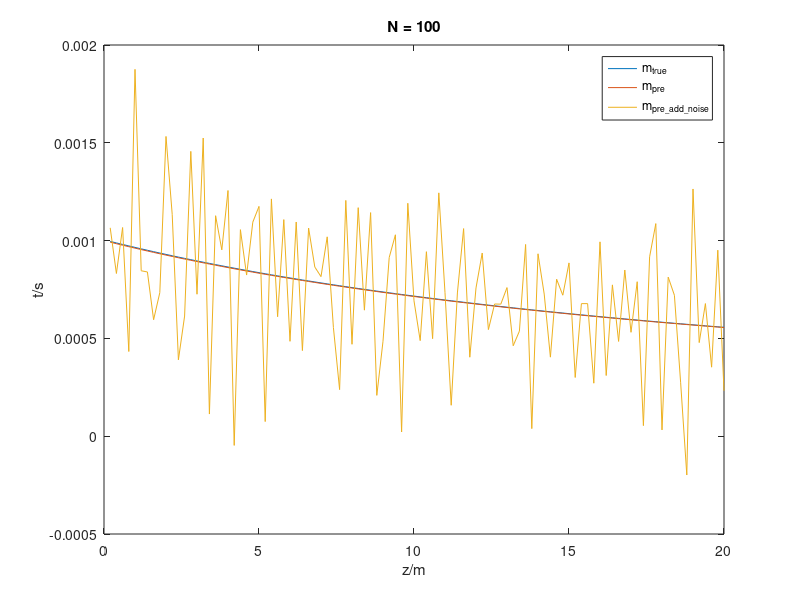

Here is the MATLAB script that generated this plot: (Note: this script raises an error after producing the figure.)
clear;clc;
%addpath('/home/jtli/code/matlab/plot2svg/src')
addpath('/home/jtli/code/matlab/export_fig')
G = 0.2 .* tril(ones(100));
z = transpose(0.2:0.2:20);
d = log(1+z/25)/40;

m_pre = G \ d;
m_true = 1 ./ (1000 + 40*z);
err = abs(m_pre-m_true);

d_noise = d+5*10^(-5).*randn(100, 1);
m_pre_noise = G \ d_noise;
err_add_noise = abs(m_pre_noise-m_true);

figure(1);
plot(z, m_pre)
hold on
plot(z, m_true)
hold on 
plot(z, m_pre_noise)
xlabel('z/m')
ylabel('t/s')
title('N = 100')
legend('m_{true}', 'm_{pre}', 'm_{pre\_add\_noise}')
 %plot2svg('fig1.svg')
export_fig fig1.pdf -r300 -a2 -opengl

figure(2)
plot(z, err)
hold on
plot(z, err_add_noise)
xlabel('z/m')
ylabel('error/s')
title('N = 100')
legend('err_{m_{true} - m_{pre}}', 'err_{m_{true} - m_{pre\_add\_noise}}')
export_fig fig2.pdf -r300 -a2 -opengl
%plot2svg('fig2.svg')

z2 = transpose(linspace(5,20,4));
G2 = 5 .* tril(ones(4));
d2 = log(1+z2/25)/40;
 
m2_pre = G2 \ d2;
m2_true = 1 ./ (1000 + 40*z2);
d2_noise = d2+5*10^(-5).*randn(4, 1);
m2_pre_noise = G2 \ d2_noise;
err2 = abs(m2_pre-m2_true);
err2_add_noise = abs(m2_pre_noise-m2_true);


figure(3);
plot(z2, m2_pre)
hold on
plot(z2, m2_true)
hold on 
plot(z2, m2_pre_noise)
xlabel('z/m')
ylabel('t/s')
title('N = 4')
legend('m_{true}', 'm_{pre}', 'm_{pre\_add\_noise}')
export_fig fig3.pdf -r300 -a2 -opengl
%plot2svg('fig3.svg')

figure(4)
plot(z2, err2)
hold on
plot(z2, err2_add_noise)
xlabel('z/m')
ylabel('error/s')
title('N = 4')
legend('err_{m_{true} - m_{pre}}', 'err_{m_{true} - m_{pre\_add\_noise}}')
export_fig fig4.pdf -r300 -a2 -opengl
%plot2svg('fig4.svg')

figure(5)
plot(z, err)
hold on 
plot(z2, err2)
xlabel('z/m')
ylabel('error/s')
title('error without noise')
legend('N=100', 'N=4')
export_fig fig5.pdf -r300 -a2 -opengl

figure(5)
plot(z, err)
hold on 
plot(z2, err2)
xlabel('z/m')
ylabel('error/s')
title('error with noise')
legend('N=100', 'N=4')
export_fig fig6.pdf -r300 -a2 -opengl
